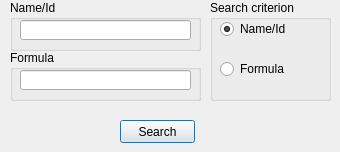
<ui version="4.0" >
 <class>FindCompoundsClass</class>
 <widget class="QDialog" name="FindCompoundsClass" >
  <property name="geometry" >
   <rect>
    <x>0</x>
    <y>0</y>
    <width>340</width>
    <height>152</height>
   </rect>
  </property>
  <property name="windowTitle" >
   <string>Find compounds</string>
  </property>
  <widget class="QGroupBox" name="groupBox_3" >
   <property name="geometry" >
    <rect>
     <x>210</x>
     <y>0</y>
     <width>121</width>
     <height>101</height>
    </rect>
   </property>
   <property name="title" >
    <string>Search criterion</string>
   </property>
   <widget class="QRadioButton" name="radioButtonFormula" >
    <property name="geometry" >
     <rect>
      <x>10</x>
      <y>60</y>
      <width>83</width>
      <height>18</height>
     </rect>
    </property>
    <property name="text" >
     <string>Formula</string>
    </property>
   </widget>
   <widget class="QRadioButton" name="radioButtonKeggID" >
    <property name="geometry" >
     <rect>
      <x>10</x>
      <y>20</y>
      <width>83</width>
      <height>18</height>
     </rect>
    </property>
    <property name="text" >
     <string>Name/Id</string>
    </property>
    <property name="checked" >
     <bool>true</bool>
    </property>
   </widget>
  </widget>
  <widget class="QPushButton" name="pushButton" >
   <property name="geometry" >
    <rect>
     <x>120</x>
     <y>120</y>
     <width>75</width>
     <height>23</height>
    </rect>
   </property>
   <property name="text" >
    <string>Search</string>
   </property>
  </widget>
  <widget class="QGroupBox" name="groupBoxKeggID" >
   <property name="geometry" >
    <rect>
     <x>10</x>
     <y>0</y>
     <width>191</width>
     <height>51</height>
    </rect>
   </property>
   <property name="title" >
    <string>Name/Id</string>
   </property>
   <widget class="MyLineEdit" name="lineEdit" >
    <property name="geometry" >
     <rect>
      <x>10</x>
      <y>20</y>
      <width>171</width>
      <height>20</height>
     </rect>
    </property>
   </widget>
  </widget>
  <widget class="QGroupBox" name="groupBoxFormula" >
   <property name="geometry" >
    <rect>
     <x>10</x>
     <y>50</y>
     <width>191</width>
     <height>51</height>
    </rect>
   </property>
   <property name="title" >
    <string>Formula</string>
   </property>
   <widget class="MyLineEdit" name="lineEdit_3" >
    <property name="geometry" >
     <rect>
      <x>10</x>
      <y>20</y>
      <width>171</width>
      <height>20</height>
     </rect>
    </property>
   </widget>
  </widget>
 </widget>
 <layoutdefault spacing="6" margin="11" />
 <customwidgets>
  <customwidget>
   <class>MyLineEdit</class>
   <extends>QLineEdit</extends>
   <header>mylineedit.h</header>
  </customwidget>
 </customwidgets>
 <resources/>
 <connections/>
</ui>
